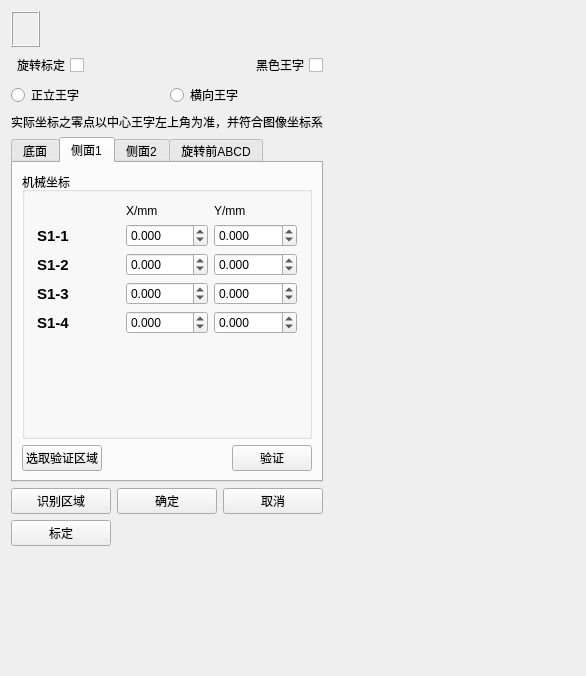
<?xml version="1.0" encoding="UTF-8"?>
<ui version="4.0">
 <class>calib3D5S_homWdg</class>
 <widget class="QWidget" name="calib3D5S_homWdg">
  <property name="geometry">
   <rect>
    <x>0</x>
    <y>0</y>
    <width>586</width>
    <height>676</height>
   </rect>
  </property>
  <property name="windowTitle">
   <string>calib3D5S_homWdg</string>
  </property>
  <layout class="QGridLayout" name="gridLayout_14">
   <item row="0" column="0">
    <layout class="QHBoxLayout" name="horizontalLayout_3">
     <item>
      <widget class="QFrame" name="frame">
       <property name="frameShape">
        <enum>QFrame::Box</enum>
       </property>
       <property name="frameShadow">
        <enum>QFrame::Raised</enum>
       </property>
       <layout class="QHBoxLayout" name="horizontalLayout">
        <item>
         <widget class="QLabel" name="label">
          <property name="contextMenuPolicy">
           <enum>Qt::ActionsContextMenu</enum>
          </property>
          <property name="text">
           <string/>
          </property>
          <property name="pixmap">
           <pixmap>:/Calib3D5S/dim.png</pixmap>
          </property>
          <property name="scaledContents">
           <bool>true</bool>
          </property>
         </widget>
        </item>
       </layout>
      </widget>
     </item>
     <item>
      <spacer name="horizontalSpacer_2">
       <property name="orientation">
        <enum>Qt::Horizontal</enum>
       </property>
       <property name="sizeHint" stdset="0">
        <size>
         <width>1</width>
         <height>20</height>
        </size>
       </property>
      </spacer>
     </item>
    </layout>
   </item>
   <item row="1" column="0">
    <layout class="QHBoxLayout" name="horizontalLayout_5">
     <item>
      <widget class="QCheckBox" name="cb_transHom">
       <property name="layoutDirection">
        <enum>Qt::RightToLeft</enum>
       </property>
       <property name="text">
        <string>旋转标定</string>
       </property>
      </widget>
     </item>
     <item>
      <spacer name="horizontalSpacer_3">
       <property name="orientation">
        <enum>Qt::Horizontal</enum>
       </property>
       <property name="sizeHint" stdset="0">
        <size>
         <width>40</width>
         <height>20</height>
        </size>
       </property>
      </spacer>
     </item>
     <item>
      <widget class="QCheckBox" name="cb_blackWang">
       <property name="layoutDirection">
        <enum>Qt::RightToLeft</enum>
       </property>
       <property name="text">
        <string>黑色王字</string>
       </property>
      </widget>
     </item>
    </layout>
   </item>
   <item row="2" column="0">
    <layout class="QHBoxLayout" name="horizontalLayout_4">
     <item>
      <widget class="QRadioButton" name="rb_VerWANG">
       <property name="text">
        <string>正立王字</string>
       </property>
      </widget>
     </item>
     <item>
      <widget class="QRadioButton" name="rb_HorWANG">
       <property name="text">
        <string>横向王字</string>
       </property>
      </widget>
     </item>
    </layout>
   </item>
   <item row="3" column="0">
    <widget class="QLabel" name="label_5">
     <property name="text">
      <string>实际坐标之零点以中心王字左上角为准，并符合图像坐标系</string>
     </property>
    </widget>
   </item>
   <item row="4" column="0">
    <widget class="QTabWidget" name="tabWidget">
     <property name="currentIndex">
      <number>1</number>
     </property>
     <widget class="QWidget" name="tab">
      <attribute name="title">
       <string>底面</string>
      </attribute>
      <layout class="QGridLayout" name="gridLayout_5">
       <item row="0" column="1" rowspan="2" colspan="2">
        <widget class="QGroupBox" name="groupBox">
         <property name="title">
          <string>机械坐标</string>
         </property>
         <layout class="QGridLayout" name="gridLayout_3">
          <item row="0" column="0">
           <layout class="QGridLayout" name="gridLayout">
            <property name="leftMargin">
             <number>3</number>
            </property>
            <property name="topMargin">
             <number>3</number>
            </property>
            <property name="rightMargin">
             <number>3</number>
            </property>
            <property name="bottomMargin">
             <number>3</number>
            </property>
            <item row="5" column="1">
             <widget class="QDoubleSpinBox" name="dsp_B_X_4">
              <property name="decimals">
               <number>3</number>
              </property>
              <property name="minimum">
               <double>-99.989999999999995</double>
              </property>
             </widget>
            </item>
            <item row="1" column="2">
             <widget class="QDoubleSpinBox" name="dsp_B_Y_0">
              <property name="decimals">
               <number>3</number>
              </property>
              <property name="minimum">
               <double>-99.989999999999995</double>
              </property>
             </widget>
            </item>
            <item row="2" column="0">
             <widget class="QLabel" name="label_3">
              <property name="font">
               <font>
                <pointsize>11</pointsize>
                <weight>75</weight>
                <bold>true</bold>
               </font>
              </property>
              <property name="text">
               <string>B-2</string>
              </property>
             </widget>
            </item>
            <item row="1" column="0">
             <widget class="QLabel" name="label_2">
              <property name="font">
               <font>
                <pointsize>11</pointsize>
                <weight>75</weight>
                <bold>true</bold>
               </font>
              </property>
              <property name="text">
               <string>B-1</string>
              </property>
             </widget>
            </item>
            <item row="1" column="1">
             <widget class="QDoubleSpinBox" name="dsp_B_X_0">
              <property name="decimals">
               <number>3</number>
              </property>
              <property name="minimum">
               <double>-99.989999999999995</double>
              </property>
             </widget>
            </item>
            <item row="2" column="1">
             <widget class="QDoubleSpinBox" name="dsp_B_X_1">
              <property name="decimals">
               <number>3</number>
              </property>
              <property name="minimum">
               <double>-99.989999999999995</double>
              </property>
             </widget>
            </item>
            <item row="2" column="2">
             <widget class="QDoubleSpinBox" name="dsp_B_Y_1">
              <property name="decimals">
               <number>3</number>
              </property>
              <property name="minimum">
               <double>-99.989999999999995</double>
              </property>
             </widget>
            </item>
            <item row="3" column="1">
             <widget class="QDoubleSpinBox" name="dsp_B_X_2">
              <property name="decimals">
               <number>3</number>
              </property>
              <property name="minimum">
               <double>-99.989999999999995</double>
              </property>
             </widget>
            </item>
            <item row="3" column="2">
             <widget class="QDoubleSpinBox" name="dsp_B_Y_2">
              <property name="decimals">
               <number>3</number>
              </property>
              <property name="minimum">
               <double>-99.989999999999995</double>
              </property>
             </widget>
            </item>
            <item row="3" column="0">
             <widget class="QLabel" name="label_6">
              <property name="font">
               <font>
                <pointsize>11</pointsize>
                <weight>75</weight>
                <bold>true</bold>
               </font>
              </property>
              <property name="text">
               <string>B-3</string>
              </property>
             </widget>
            </item>
            <item row="4" column="0">
             <widget class="QLabel" name="label_7">
              <property name="font">
               <font>
                <pointsize>11</pointsize>
                <weight>75</weight>
                <bold>true</bold>
               </font>
              </property>
              <property name="text">
               <string>B-4</string>
              </property>
             </widget>
            </item>
            <item row="0" column="1">
             <widget class="QLabel" name="label_4">
              <property name="text">
               <string>X/mm</string>
              </property>
             </widget>
            </item>
            <item row="0" column="2">
             <widget class="QLabel" name="label_8">
              <property name="text">
               <string>Y/mm</string>
              </property>
             </widget>
            </item>
            <item row="4" column="2">
             <widget class="QDoubleSpinBox" name="dsp_B_Y_3">
              <property name="decimals">
               <number>3</number>
              </property>
              <property name="minimum">
               <double>-99.989999999999995</double>
              </property>
             </widget>
            </item>
            <item row="4" column="1">
             <widget class="QDoubleSpinBox" name="dsp_B_X_3">
              <property name="decimals">
               <number>3</number>
              </property>
              <property name="minimum">
               <double>-99.989999999999995</double>
              </property>
             </widget>
            </item>
            <item row="5" column="0">
             <widget class="QLabel" name="label_28">
              <property name="font">
               <font>
                <pointsize>11</pointsize>
                <weight>75</weight>
                <bold>true</bold>
               </font>
              </property>
              <property name="text">
               <string>B-5</string>
              </property>
             </widget>
            </item>
            <item row="5" column="2">
             <widget class="QDoubleSpinBox" name="dsp_B_Y_4">
              <property name="decimals">
               <number>3</number>
              </property>
              <property name="minimum">
               <double>-99.989999999999995</double>
              </property>
             </widget>
            </item>
            <item row="5" column="3">
             <widget class="QDoubleSpinBox" name="dsp_B_Z_4">
              <property name="decimals">
               <number>3</number>
              </property>
              <property name="minimum">
               <double>-99.989999999999995</double>
              </property>
             </widget>
            </item>
            <item row="0" column="3">
             <widget class="QLabel" name="label_29">
              <property name="text">
               <string>Z/mm</string>
              </property>
             </widget>
            </item>
           </layout>
          </item>
          <item row="1" column="0">
           <spacer name="verticalSpacer_2">
            <property name="orientation">
             <enum>Qt::Vertical</enum>
            </property>
            <property name="sizeHint" stdset="0">
             <size>
              <width>20</width>
              <height>88</height>
             </size>
            </property>
           </spacer>
          </item>
         </layout>
        </widget>
       </item>
      </layout>
     </widget>
     <widget class="QWidget" name="tab_2">
      <attribute name="title">
       <string>侧面1</string>
      </attribute>
      <layout class="QGridLayout" name="gridLayout_4">
       <item row="0" column="0">
        <widget class="QGroupBox" name="groupBox_2">
         <property name="title">
          <string>机械坐标</string>
         </property>
         <layout class="QGridLayout" name="gridLayout_6">
          <item row="1" column="0">
           <spacer name="verticalSpacer_3">
            <property name="orientation">
             <enum>Qt::Vertical</enum>
            </property>
            <property name="sizeHint" stdset="0">
             <size>
              <width>20</width>
              <height>88</height>
             </size>
            </property>
           </spacer>
          </item>
          <item row="0" column="0">
           <layout class="QGridLayout" name="gridLayout_2">
            <property name="leftMargin">
             <number>3</number>
            </property>
            <property name="topMargin">
             <number>3</number>
            </property>
            <property name="rightMargin">
             <number>3</number>
            </property>
            <property name="bottomMargin">
             <number>3</number>
            </property>
            <item row="0" column="1">
             <widget class="QLabel" name="label_9">
              <property name="text">
               <string>X/mm</string>
              </property>
             </widget>
            </item>
            <item row="0" column="2">
             <widget class="QLabel" name="label_10">
              <property name="text">
               <string>Y/mm</string>
              </property>
             </widget>
            </item>
            <item row="1" column="0">
             <widget class="QLabel" name="label_11">
              <property name="font">
               <font>
                <pointsize>11</pointsize>
                <weight>75</weight>
                <bold>true</bold>
               </font>
              </property>
              <property name="text">
               <string>S1-1</string>
              </property>
             </widget>
            </item>
            <item row="1" column="1">
             <widget class="QDoubleSpinBox" name="dsp_S1_X_0">
              <property name="decimals">
               <number>3</number>
              </property>
              <property name="minimum">
               <double>-99.989999999999995</double>
              </property>
              <property name="maximum">
               <double>99.989999999999995</double>
              </property>
              <property name="value">
               <double>0.000000000000000</double>
              </property>
             </widget>
            </item>
            <item row="1" column="2">
             <widget class="QDoubleSpinBox" name="dsp_S1_Y_0">
              <property name="decimals">
               <number>3</number>
              </property>
              <property name="minimum">
               <double>-99.989999999999995</double>
              </property>
             </widget>
            </item>
            <item row="2" column="0">
             <widget class="QLabel" name="label_12">
              <property name="font">
               <font>
                <pointsize>11</pointsize>
                <weight>75</weight>
                <bold>true</bold>
               </font>
              </property>
              <property name="text">
               <string>S1-2</string>
              </property>
             </widget>
            </item>
            <item row="2" column="1">
             <widget class="QDoubleSpinBox" name="dsp_S1_X_1">
              <property name="decimals">
               <number>3</number>
              </property>
              <property name="minimum">
               <double>-99.989999999999995</double>
              </property>
             </widget>
            </item>
            <item row="2" column="2">
             <widget class="QDoubleSpinBox" name="dsp_S1_Y_1">
              <property name="decimals">
               <number>3</number>
              </property>
              <property name="minimum">
               <double>-99.989999999999995</double>
              </property>
             </widget>
            </item>
            <item row="3" column="0">
             <widget class="QLabel" name="label_13">
              <property name="font">
               <font>
                <pointsize>11</pointsize>
                <weight>75</weight>
                <bold>true</bold>
               </font>
              </property>
              <property name="text">
               <string>S1-3</string>
              </property>
             </widget>
            </item>
            <item row="3" column="1">
             <widget class="QDoubleSpinBox" name="dsp_S1_X_2">
              <property name="decimals">
               <number>3</number>
              </property>
              <property name="minimum">
               <double>-99.989999999999995</double>
              </property>
             </widget>
            </item>
            <item row="3" column="2">
             <widget class="QDoubleSpinBox" name="dsp_S1_Y_2">
              <property name="decimals">
               <number>3</number>
              </property>
              <property name="minimum">
               <double>-99.989999999999995</double>
              </property>
             </widget>
            </item>
            <item row="4" column="0">
             <widget class="QLabel" name="label_14">
              <property name="font">
               <font>
                <pointsize>11</pointsize>
                <weight>75</weight>
                <bold>true</bold>
               </font>
              </property>
              <property name="text">
               <string>S1-4</string>
              </property>
             </widget>
            </item>
            <item row="4" column="1">
             <widget class="QDoubleSpinBox" name="dsp_S1_X_3">
              <property name="decimals">
               <number>3</number>
              </property>
              <property name="minimum">
               <double>-99.989999999999995</double>
              </property>
             </widget>
            </item>
            <item row="4" column="2">
             <widget class="QDoubleSpinBox" name="dsp_S1_Y_3">
              <property name="decimals">
               <number>3</number>
              </property>
              <property name="minimum">
               <double>-99.989999999999995</double>
              </property>
             </widget>
            </item>
           </layout>
          </item>
         </layout>
        </widget>
       </item>
       <item row="1" column="0">
        <layout class="QHBoxLayout" name="horizontalLayout_6">
         <item>
          <widget class="QPushButton" name="bt_selectVerify">
           <property name="text">
            <string>选取验证区域</string>
           </property>
           <property name="checkable">
            <bool>true</bool>
           </property>
          </widget>
         </item>
         <item>
          <spacer name="horizontalSpacer_4">
           <property name="orientation">
            <enum>Qt::Horizontal</enum>
           </property>
           <property name="sizeHint" stdset="0">
            <size>
             <width>40</width>
             <height>20</height>
            </size>
           </property>
          </spacer>
         </item>
         <item>
          <widget class="QPushButton" name="bt_verify">
           <property name="text">
            <string>验证</string>
           </property>
          </widget>
         </item>
        </layout>
       </item>
      </layout>
     </widget>
     <widget class="QWidget" name="tab_3">
      <attribute name="title">
       <string>侧面2</string>
      </attribute>
      <layout class="QGridLayout" name="gridLayout_9">
       <item row="0" column="0">
        <widget class="QGroupBox" name="groupBox_3">
         <property name="title">
          <string>机械坐标</string>
         </property>
         <layout class="QGridLayout" name="gridLayout_7">
          <item row="1" column="0">
           <spacer name="verticalSpacer_4">
            <property name="orientation">
             <enum>Qt::Vertical</enum>
            </property>
            <property name="sizeHint" stdset="0">
             <size>
              <width>20</width>
              <height>88</height>
             </size>
            </property>
           </spacer>
          </item>
          <item row="0" column="0">
           <layout class="QGridLayout" name="gridLayout_8">
            <property name="leftMargin">
             <number>3</number>
            </property>
            <property name="topMargin">
             <number>3</number>
            </property>
            <property name="rightMargin">
             <number>3</number>
            </property>
            <property name="bottomMargin">
             <number>3</number>
            </property>
            <item row="0" column="1">
             <widget class="QLabel" name="label_15">
              <property name="text">
               <string>X/mm</string>
              </property>
             </widget>
            </item>
            <item row="0" column="2">
             <widget class="QLabel" name="label_16">
              <property name="text">
               <string>Y/mm</string>
              </property>
             </widget>
            </item>
            <item row="1" column="0">
             <widget class="QLabel" name="label_17">
              <property name="font">
               <font>
                <pointsize>11</pointsize>
                <weight>75</weight>
                <bold>true</bold>
               </font>
              </property>
              <property name="text">
               <string>S2-1</string>
              </property>
             </widget>
            </item>
            <item row="1" column="1">
             <widget class="QDoubleSpinBox" name="dsp_S2_X_0">
              <property name="decimals">
               <number>3</number>
              </property>
              <property name="minimum">
               <double>-99.989999999999995</double>
              </property>
             </widget>
            </item>
            <item row="1" column="2">
             <widget class="QDoubleSpinBox" name="dsp_S2_Y_0">
              <property name="decimals">
               <number>3</number>
              </property>
              <property name="minimum">
               <double>-99.989999999999995</double>
              </property>
             </widget>
            </item>
            <item row="2" column="0">
             <widget class="QLabel" name="label_18">
              <property name="font">
               <font>
                <pointsize>11</pointsize>
                <weight>75</weight>
                <bold>true</bold>
               </font>
              </property>
              <property name="text">
               <string>S2-2</string>
              </property>
             </widget>
            </item>
            <item row="2" column="1">
             <widget class="QDoubleSpinBox" name="dsp_S2_X_1">
              <property name="decimals">
               <number>3</number>
              </property>
              <property name="minimum">
               <double>-99.989999999999995</double>
              </property>
             </widget>
            </item>
            <item row="2" column="2">
             <widget class="QDoubleSpinBox" name="dsp_S2_Y_1">
              <property name="decimals">
               <number>3</number>
              </property>
              <property name="minimum">
               <double>-99.989999999999995</double>
              </property>
             </widget>
            </item>
            <item row="3" column="0">
             <widget class="QLabel" name="label_19">
              <property name="font">
               <font>
                <pointsize>11</pointsize>
                <weight>75</weight>
                <bold>true</bold>
               </font>
              </property>
              <property name="text">
               <string>S2-3</string>
              </property>
             </widget>
            </item>
            <item row="3" column="1">
             <widget class="QDoubleSpinBox" name="dsp_S2_X_2">
              <property name="decimals">
               <number>3</number>
              </property>
              <property name="minimum">
               <double>-99.989999999999995</double>
              </property>
             </widget>
            </item>
            <item row="3" column="2">
             <widget class="QDoubleSpinBox" name="dsp_S2_Y_2">
              <property name="decimals">
               <number>3</number>
              </property>
              <property name="minimum">
               <double>-99.989999999999995</double>
              </property>
             </widget>
            </item>
            <item row="4" column="0">
             <widget class="QLabel" name="label_20">
              <property name="font">
               <font>
                <pointsize>11</pointsize>
                <weight>75</weight>
                <bold>true</bold>
               </font>
              </property>
              <property name="text">
               <string>S2-4</string>
              </property>
             </widget>
            </item>
            <item row="4" column="1">
             <widget class="QDoubleSpinBox" name="dsp_S2_X_3">
              <property name="decimals">
               <number>3</number>
              </property>
              <property name="minimum">
               <double>-99.989999999999995</double>
              </property>
             </widget>
            </item>
            <item row="4" column="2">
             <widget class="QDoubleSpinBox" name="dsp_S2_Y_3">
              <property name="decimals">
               <number>3</number>
              </property>
              <property name="minimum">
               <double>-99.989999999999995</double>
              </property>
             </widget>
            </item>
           </layout>
          </item>
         </layout>
        </widget>
       </item>
      </layout>
     </widget>
     <widget class="QWidget" name="tab_4">
      <attribute name="title">
       <string>旋转前ABCD</string>
      </attribute>
      <layout class="QGridLayout" name="gridLayout_13">
       <item row="0" column="0">
        <widget class="QGroupBox" name="groupBox_4">
         <property name="title">
          <string>机械坐标</string>
         </property>
         <layout class="QGridLayout" name="gridLayout_11">
          <item row="1" column="0">
           <spacer name="verticalSpacer_5">
            <property name="orientation">
             <enum>Qt::Vertical</enum>
            </property>
            <property name="sizeHint" stdset="0">
             <size>
              <width>20</width>
              <height>88</height>
             </size>
            </property>
           </spacer>
          </item>
          <item row="0" column="0">
           <layout class="QGridLayout" name="gridLayout_12">
            <property name="leftMargin">
             <number>3</number>
            </property>
            <property name="topMargin">
             <number>3</number>
            </property>
            <property name="rightMargin">
             <number>3</number>
            </property>
            <property name="bottomMargin">
             <number>3</number>
            </property>
            <item row="1" column="0">
             <widget class="QLabel" name="label_23">
              <property name="font">
               <font>
                <pointsize>11</pointsize>
                <weight>75</weight>
                <bold>true</bold>
               </font>
              </property>
              <property name="text">
               <string>A</string>
              </property>
             </widget>
            </item>
            <item row="0" column="2">
             <widget class="QLabel" name="label_22">
              <property name="text">
               <string>Y/mm</string>
              </property>
             </widget>
            </item>
            <item row="0" column="1">
             <widget class="QLabel" name="label_21">
              <property name="text">
               <string>X/mm</string>
              </property>
             </widget>
            </item>
            <item row="2" column="0">
             <widget class="QLabel" name="label_24">
              <property name="font">
               <font>
                <pointsize>11</pointsize>
                <weight>75</weight>
                <bold>true</bold>
               </font>
              </property>
              <property name="text">
               <string>B</string>
              </property>
             </widget>
            </item>
            <item row="2" column="2">
             <widget class="QDoubleSpinBox" name="dsp_ABCD_1_Y">
              <property name="decimals">
               <number>3</number>
              </property>
              <property name="minimum">
               <double>-99.989999999999995</double>
              </property>
             </widget>
            </item>
            <item row="1" column="2">
             <widget class="QDoubleSpinBox" name="dsp_ABCD_0_Y">
              <property name="decimals">
               <number>3</number>
              </property>
              <property name="minimum">
               <double>-99.989999999999995</double>
              </property>
             </widget>
            </item>
            <item row="1" column="1">
             <widget class="QDoubleSpinBox" name="dsp_ABCD_0_X">
              <property name="decimals">
               <number>3</number>
              </property>
              <property name="minimum">
               <double>-99.989999999999995</double>
              </property>
             </widget>
            </item>
            <item row="2" column="1">
             <widget class="QDoubleSpinBox" name="dsp_ABCD_1_X">
              <property name="decimals">
               <number>3</number>
              </property>
              <property name="minimum">
               <double>-99.989999999999995</double>
              </property>
             </widget>
            </item>
            <item row="3" column="0">
             <widget class="QLabel" name="label_25">
              <property name="font">
               <font>
                <pointsize>11</pointsize>
                <weight>75</weight>
                <bold>true</bold>
               </font>
              </property>
              <property name="text">
               <string>C</string>
              </property>
             </widget>
            </item>
            <item row="3" column="1">
             <widget class="QDoubleSpinBox" name="dsp_ABCD_2_X">
              <property name="decimals">
               <number>3</number>
              </property>
              <property name="minimum">
               <double>-99.989999999999995</double>
              </property>
             </widget>
            </item>
            <item row="3" column="2">
             <widget class="QDoubleSpinBox" name="dsp_ABCD_2_Y">
              <property name="decimals">
               <number>3</number>
              </property>
              <property name="minimum">
               <double>-99.989999999999995</double>
              </property>
             </widget>
            </item>
            <item row="4" column="2">
             <widget class="QDoubleSpinBox" name="dsp_ABCD_3_Y">
              <property name="decimals">
               <number>3</number>
              </property>
              <property name="minimum">
               <double>-99.989999999999995</double>
              </property>
             </widget>
            </item>
            <item row="4" column="1">
             <widget class="QDoubleSpinBox" name="dsp_ABCD_3_X">
              <property name="decimals">
               <number>3</number>
              </property>
              <property name="minimum">
               <double>-99.989999999999995</double>
              </property>
             </widget>
            </item>
            <item row="4" column="0">
             <widget class="QLabel" name="label_26">
              <property name="font">
               <font>
                <pointsize>11</pointsize>
                <weight>75</weight>
                <bold>true</bold>
               </font>
              </property>
              <property name="text">
               <string>D</string>
              </property>
             </widget>
            </item>
            <item row="1" column="3">
             <widget class="QDoubleSpinBox" name="dsp_ABCD_0_Z">
              <property name="decimals">
               <number>3</number>
              </property>
              <property name="minimum">
               <double>-99.989999999999995</double>
              </property>
             </widget>
            </item>
            <item row="0" column="3">
             <widget class="QLabel" name="label_27">
              <property name="text">
               <string>Z/mm</string>
              </property>
             </widget>
            </item>
            <item row="2" column="3">
             <widget class="QDoubleSpinBox" name="dsp_ABCD_1_Z">
              <property name="decimals">
               <number>3</number>
              </property>
              <property name="minimum">
               <double>-99.989999999999995</double>
              </property>
             </widget>
            </item>
            <item row="3" column="3">
             <widget class="QDoubleSpinBox" name="dsp_ABCD_2_Z">
              <property name="decimals">
               <number>3</number>
              </property>
              <property name="minimum">
               <double>-99.989999999999995</double>
              </property>
             </widget>
            </item>
            <item row="4" column="3">
             <widget class="QDoubleSpinBox" name="dsp_ABCD_3_Z">
              <property name="decimals">
               <number>3</number>
              </property>
              <property name="minimum">
               <double>-99.989999999999995</double>
              </property>
             </widget>
            </item>
           </layout>
          </item>
         </layout>
        </widget>
       </item>
      </layout>
     </widget>
    </widget>
   </item>
   <item row="4" column="1">
    <spacer name="horizontalSpacer">
     <property name="orientation">
      <enum>Qt::Horizontal</enum>
     </property>
     <property name="sizeHint" stdset="0">
      <size>
       <width>12</width>
       <height>20</height>
      </size>
     </property>
    </spacer>
   </item>
   <item row="5" column="0">
    <layout class="QGridLayout" name="gridLayout_10" columnstretch="1,1,1">
     <item row="0" column="0">
      <widget class="QPushButton" name="bt_Select">
       <property name="text">
        <string>识别区域</string>
       </property>
      </widget>
     </item>
     <item row="0" column="1">
      <widget class="QPushButton" name="bt_OK">
       <property name="text">
        <string>确定</string>
       </property>
      </widget>
     </item>
     <item row="0" column="2">
      <widget class="QPushButton" name="bt_Cancel">
       <property name="text">
        <string>取消</string>
       </property>
      </widget>
     </item>
     <item row="1" column="0">
      <widget class="QPushButton" name="bt_calib">
       <property name="text">
        <string>标定</string>
       </property>
      </widget>
     </item>
     <item row="1" column="1">
      <spacer name="horizontalSpacer_5">
       <property name="orientation">
        <enum>Qt::Horizontal</enum>
       </property>
       <property name="sizeHint" stdset="0">
        <size>
         <width>40</width>
         <height>20</height>
        </size>
       </property>
      </spacer>
     </item>
    </layout>
   </item>
   <item row="6" column="0">
    <spacer name="verticalSpacer">
     <property name="orientation">
      <enum>Qt::Vertical</enum>
     </property>
     <property name="sizeHint" stdset="0">
      <size>
       <width>20</width>
       <height>4</height>
      </size>
     </property>
    </spacer>
   </item>
  </layout>
 </widget>
 <resources/>
 <connections/>
</ui>
